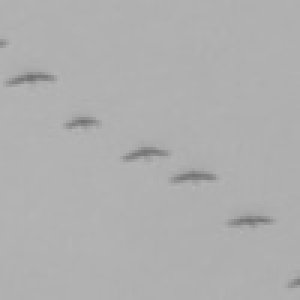
#> input picture 22.11.2024/bird_miniatures/E0089_TR0005_OB2257_T01_M13.jpg, 100 x 100 px (shown 3 times larger); its folder holds only this picture in this run
$ python zad3.py
#> lines starting #> are read from the running program, lines starting #| are printed output that depends on the picture; after the words box and inside, x2 and y2 are one past the last pixel; in counts of white or black regions, pixels touching at a corner belong together
import os
from os import listdir
import cv2
import numpy as np
import matplotlib.pyplot as plt
from collections import Counter
folder_dir = "bird_miniatures"
output_dir = "grayscale_images"
'''zmieanie obrazow na czarno biale'''

for images in os.listdir(folder_dir):
    if (images.endswith(".jpg")):
        print(images)
        image_path = os.path.join(folder_dir, images)
        image = cv2.imread(image_path)
#> image is the input picture: shape (100, 100, 3); min 112, max 181, mean 175.2

        image_rgb = cv2.cvtColor(image, cv2.COLOR_BGR2RGB)
        height, width, _ = image_rgb.shape
#> height = 100; width = 100
        gray_image = np.zeros((height, width), dtype=np.uint8)

        for y in range(height):
            for x in range(width):
                r, g, b = image_rgb[y, x]
                gray_value = int(0.299 * r + 0.587 * g + 0.114 * b)
                gray_image[y, x] = gray_value
        pixels = gray_image.flatten()
#> pixels = 10000 values, max 181 at index 3008, min 112 at index 2510, mean 174.7
        pixel_counts = Counter(pixels)
#> pixel_counts = 59 items
        most_common_pixel_value, _ = pixel_counts.most_common(1)[0]
#> most_common_pixel_value = 175
        sky_threshold = most_common_pixel_value-15
#> sky_threshold = 160
        sky_image = np.where(gray_image >= sky_threshold, 255, 0).astype(np.uint8)
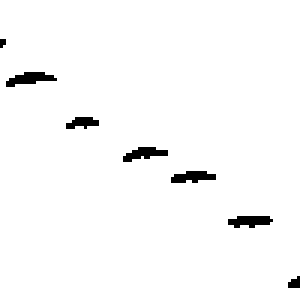
#> sky_image: shape (100, 100) (shown 3 times larger); 97.7% white; 7 black regions (2 under 20 px), largest, box (x1, y1, x2, y2) and area: (2, 24, 19, 29) 49, (76, 72, 91, 76) 44, (41, 49, 56, 54) 43, (57, 57, 72, 61) 43, (22, 39, 33, 43) 30
        final_image = np.ones_like(gray_image) * 255
        final_image[sky_image == 0] = 0
       # distinct_image = np.copy(gray_image)
        #dilated_image = cv2.dilate(black_pixels.astype(np.uint8), kernel, iterations=1)
        #distinct_image[distinct_image > threshold-20] = 0  # Change black to white
          # 5x5 kernel for dilation
        #distinct_image[distinct_image < threshold] = 255  # Change black to white
        #distinct_image[distinct_image > threshold-20] = 0  # Change black to white
        #distinct_image = gray_image.copy()
        #distinct_image[final_image > 0] = 255
        output_path = os.path.join(output_dir, f"grayscale_{images}")

        birds = 0
        black_pixel = 0
        for y in range(1, height):
            for x in range(1, width):
                if final_image[y, x] == black_pixel:
                    if final_image[y-1, x] != black_pixel and final_image[y, x-1] != black_pixel:
                        birds += 1
#> after the loop, birds = 19
        print(f"Number of birds detected: {birds}")
#| Number of birds detected: 19

$ run again, on 22.11.2024/bird_miniatures/E0418_TR0000_OB1797_T01_M04.jpg
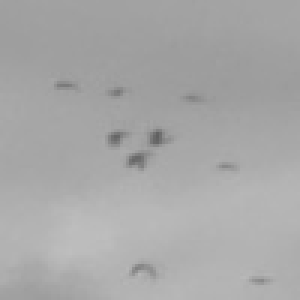
#> input picture 22.11.2024/bird_miniatures/E0418_TR0000_OB1797_T01_M04.jpg, 100 x 100 px (shown 3 times larger)
#> image is the input picture: shape (100, 100, 3); min 96, max 190, mean 167.9
#> pixels = 10000 values, max 189 at index 7524, min 96 at index 4552, mean 167.7
#> pixel_counts = 73 items
#> most_common_pixel_value = 161
#> sky_threshold = 146
#> `sky_image = np.where(gray_image >= sky_threshold, 255, 0).astype(np.ui..`:
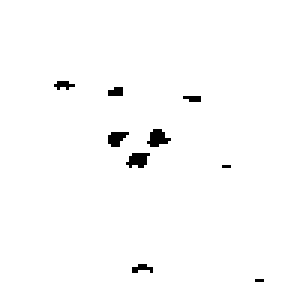
#> sky_image: shape (100, 100) (shown 3 times larger); 98.6% white; 9 black regions (6 under 20 px), largest, box (x1, y1, x2, y2) and area: (49, 43, 57, 49) 30, (42, 51, 50, 56) 28, (36, 44, 43, 49) 24
#| Number of birds detected: 17

$ run again, on 22.11.2024/bird_miniatures/E0453_TR0001_OB0564_T01_M02.jpg
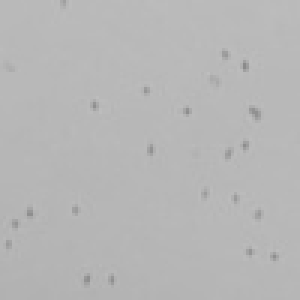
#> input picture 22.11.2024/bird_miniatures/E0453_TR0001_OB0564_T01_M02.jpg, 100 x 100 px (shown 3 times larger)
#> image is the input picture: shape (100, 100, 3); min 138, max 190, mean 182.7
#> pixels = 10000 values, max 189 at index 2083, min 138 at index 2281, mean 182.3
#> pixel_counts = 41 items
#> most_common_pixel_value = 181
#> sky_threshold = 166
#> `sky_image = np.where(gray_image >= sky_threshold, 255, 0).astype(np.ui..`:
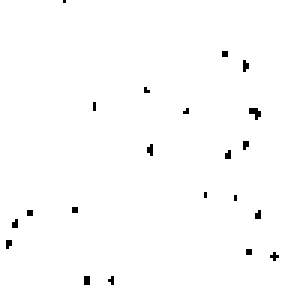
#> sky_image: shape (100, 100) (shown 3 times larger); 99.1% white; black in thin lines or dots, all inside (x1, y1, x2, y2) = (2, 0, 93, 95)
#| Number of birds detected: 27
